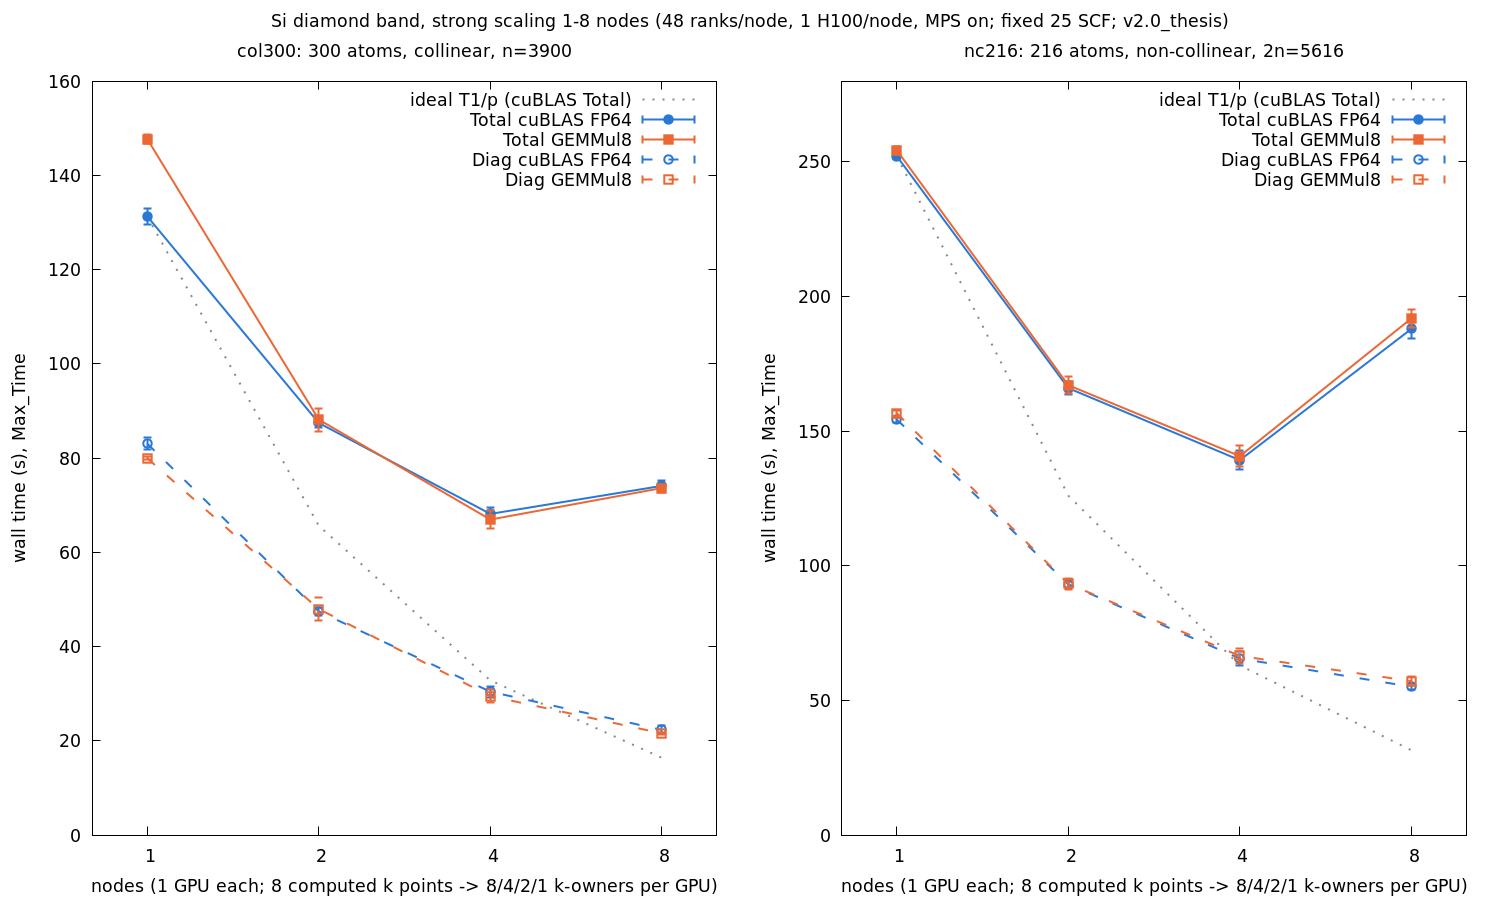

The gnuplot source for this figure:
# Si diamond BAND limited strong scaling (plan v2.6 sec. 7.4/8.5 + 8-node
# extension), v2.0_thesis tag build.  Data: siband_scaling_thesis_result.pdat
# (means +- 1 sample SD over the kept reps, Max_Time).  Whiskers = +-1 SD.
# House style: pngcairo noenhanced 1500x900, #2a78d6 cuBLAS / #eb6834 GEMMul8.
set terminal pngcairo noenhanced size 1500,900 font ",13"
set output "siband_scaling_thesis_result.png"

set multiplot layout 1,2 title "Si diamond band, strong scaling 1-8 nodes (48 ranks/node, 1 H100/node, MPS on; fixed 25 SCF; v2.0_thesis)"

set log x 2
set xtics (1,2,4,8)
set xrange [0.8:10]
set xlabel "nodes (1 GPU each; 8 computed k points -> 8/4/2/1 k-owners per GPU)"
set ylabel "wall time (s), Max_Time"
set key top right
set grid ytics lc rgb "#dddddd"

set title "col300: 300 atoms, collinear, n=3900"
set yrange [0:160]
plot "siband_scaling_thesis_result.pdat" index 0 using 2:11 with lines dt 3 lc rgb "#888888" lw 2 title "ideal T1/p (cuBLAS Total)", \
     "" index 0 using 2:3:4  with yerrorlines lc rgb "#2a78d6" lw 2 pt 7 ps 1.4 title "Total cuBLAS FP64", \
     "" index 0 using 2:7:8  with yerrorlines lc rgb "#eb6834" lw 2 pt 5 ps 1.4 title "Total GEMMul8", \
     "" index 0 using 2:5:6  with yerrorlines dt 2 lc rgb "#2a78d6" lw 2 pt 6 ps 1.4 title "Diag cuBLAS FP64", \
     "" index 0 using 2:9:10 with yerrorlines dt 2 lc rgb "#eb6834" lw 2 pt 4 ps 1.4 title "Diag GEMMul8"

set title "nc216: 216 atoms, non-collinear, 2n=5616"
set yrange [0:280]
plot "siband_scaling_thesis_result.pdat" index 1 using 2:11 with lines dt 3 lc rgb "#888888" lw 2 title "ideal T1/p (cuBLAS Total)", \
     "" index 1 using 2:3:4  with yerrorlines lc rgb "#2a78d6" lw 2 pt 7 ps 1.4 title "Total cuBLAS FP64", \
     "" index 1 using 2:7:8  with yerrorlines lc rgb "#eb6834" lw 2 pt 5 ps 1.4 title "Total GEMMul8", \
     "" index 1 using 2:5:6  with yerrorlines dt 2 lc rgb "#2a78d6" lw 2 pt 6 ps 1.4 title "Diag cuBLAS FP64", \
     "" index 1 using 2:9:10 with yerrorlines dt 2 lc rgb "#eb6834" lw 2 pt 4 ps 1.4 title "Diag GEMMul8"

unset multiplot
